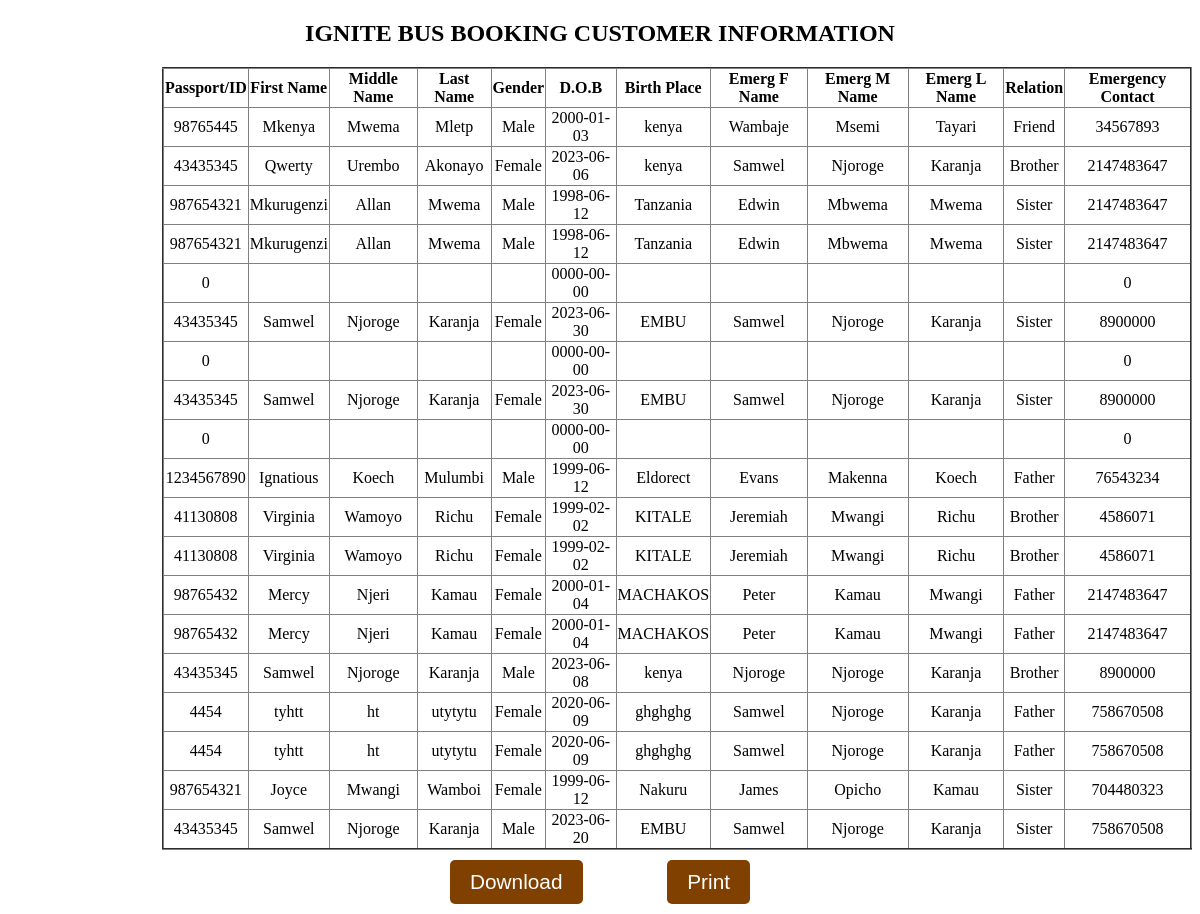
/customerinfo.php, run on the app's committed database.
### tables this page shows
CREATE TABLE `customerdetails` (
  `ID` int(11) NOT NULL,
  `passport` int(60) NOT NULL,
  `First_Name` varchar(50) NOT NULL,
  `Middle_Name` varchar(50) NOT NULL,
  `Last_Name` varchar(50) NOT NULL,
  `gender` varchar(50) NOT NULL,
  `Contact` int(50) NOT NULL,
  `DOB` date NOT NULL,
  `place` varchar(60) NOT NULL,
  `FirstName` varchar(50) NOT NULL,
  `MiddleName` varchar(50) NOT NULL,
  `LastName` varchar(50) NOT NULL,
  `relation` varchar(50) NOT NULL,
  `Emergency` int(50) NOT NULL
);

### customerinfo.php (the view, shortened to what this page needs)
<!DOCTYPE html>
<html>
<head>
    <link rel="stylesheet" href="tails.css">
</head>
<body>
    <h2>IGNITE BUS BOOKING CUSTOMER INFORMATION</h2>
    <table border="2">
        <th>Passport/ID</th>
        <th>First Name</th>
        <th>Middle Name</th>
        <th>Last Name</th>
        <th>Gender</th>
        <th>D.O.B</th>
        <th>Birth Place</th>
        <th>Emerg F Name</th>
        <th>Emerg M Name</th>
        <th>Emerg L Name</th>
        <th>Relation</th>
        <th>Emergency Contact</th>
        <?php
        include("PHP/customerfetch.php");
        $customer_details = mysqli_query($conn, "select * from customerdetails ORDER BY ID DESC");
        while ($customerdetails = mysqli_fetch_array($customer_details)) {
            ?>
        <tr>
            <td>
                <?php echo $customerdetails['passport'] ?>
            </td>
            <td>
                <?php echo $customerdetails['First_Name'] ?>
            </td>
            <td>
                <?php echo $customerdetails['Middle_Name'] ?>
            </td>
            <td>
                <?php echo $customerdetails['Last_Name'] ?>
            </td>
            <td>
                <?php echo $customerdetails['gender'] ?>
            </td>
            <td>
                <?php echo $customerdetails['DOB'] ?>
            </td>
            <td>
                <?php echo $customerdetails['place'] ?>
            </td>
            <td>
                <?php echo $customerdetails['FirstName'] ?>
            </td>
            <td>
                <?php echo $customerdetails['MiddleName'] ?>
            </td>
            <td>
                <?php echo $customerdetails['LastName'] ?>
            </td>
            <td>
                <?php echo $customerdetails['relation'] ?>
            </td>
            <td>
                <?php echo $customerdetails['Emergency'] ?>
            </td>
        </tr>
        <?php } ?>
    </table>
    <div class="download">
        <button id="download">Download</button>
        <button id="downloadButton">Print</button>
    </div>
</body>
</html>

### tails.css (style rules this page uses)
.download { max-width: 300px; margin: 10px auto; display: flex; justify-content: space-between; flex-wrap: wrap; }
button { padding: 10px 20px; background-color: #804000; border: none; outline: none; border-radius: 5px; cursor: pointer; font-size: 1.3rem; color: #ffff; }

### customerinfo.php (style rules this page uses)
table { border-collapse: collapse; margin-left: 13%; text-align: center; }
h2 { text-align: center; }

### data on the page
customerdetails: passport "98765445", First_Name "Mkenya", Middle_Name "Mwema", Last_Name "Mletp", gender "Male", DOB "2000-01-03", place "kenya", FirstName "Wambaje", MiddleName "Msemi", LastName "Tayari", relation "Friend", Emergency "34567893"
customerdetails: passport "43435345", First_Name "Qwerty", Middle_Name "Urembo", Last_Name "Akonayo", gender "Female", DOB "2023-06-06", place "kenya", FirstName "Samwel", MiddleName "Njoroge", LastName "Karanja", relation "Brother", Emergency "2147483647"
customerdetails: passport "987654321", First_Name "Mkurugenzi", Middle_Name "Allan", Last_Name "Mwema", gender "Male", DOB "1998-06-12", place "Tanzania", FirstName "Edwin", MiddleName "Mbwema", LastName "Mwema", relation "Sister", Emergency "2147483647"
customerdetails: passport "987654321", First_Name "Mkurugenzi", Middle_Name "Allan", Last_Name "Mwema", gender "Male", DOB "1998-06-12", place "Tanzania", FirstName "Edwin", MiddleName "Mbwema", LastName "Mwema", relation "Sister", Emergency "2147483647"
customerdetails: passport "0", DOB "0000-00-00", Emergency "0"
customerdetails: passport "43435345", First_Name "Samwel", Middle_Name "Njoroge", Last_Name "Karanja", gender "Female", DOB "2023-06-30", place "EMBU", FirstName "Samwel", MiddleName "Njoroge", LastName "Karanja", relation "Sister", Emergency "8900000"
customerdetails: passport "0", DOB "0000-00-00", Emergency "0"
customerdetails: passport "43435345", First_Name "Samwel", Middle_Name "Njoroge", Last_Name "Karanja", gender "Female", DOB "2023-06-30", place "EMBU", FirstName "Samwel", MiddleName "Njoroge", LastName "Karanja", relation "Sister", Emergency "8900000"
customerdetails: passport "0", DOB "0000-00-00", Emergency "0"
customerdetails: passport "1234567890", First_Name "Ignatious", Middle_Name "Koech", Last_Name "Mulumbi", gender "Male", DOB "1999-06-12", place "Eldorect", FirstName "Evans", MiddleName "Makenna", LastName "Koech", relation "Father", Emergency "76543234"
customerdetails: passport "41130808", First_Name "Virginia", Middle_Name "Wamoyo", Last_Name "Richu", gender "Female", DOB "1999-02-02", place "KITALE", FirstName "Jeremiah", MiddleName "Mwangi", LastName "Richu", relation "Brother", Emergency "4586071"
customerdetails: passport "41130808", First_Name "Virginia", Middle_Name "Wamoyo", Last_Name "Richu", gender "Female", DOB "1999-02-02", place "KITALE", FirstName "Jeremiah", MiddleName "Mwangi", LastName "Richu", relation "Brother", Emergency "4586071"
customerdetails: passport "98765432", First_Name "Mercy", Middle_Name "Njeri", Last_Name "Kamau", gender "Female", DOB "2000-01-04", place "MACHAKOS", FirstName "Peter", MiddleName "Kamau", LastName "Mwangi", relation "Father", Emergency "2147483647"
customerdetails: passport "98765432", First_Name "Mercy", Middle_Name "Njeri", Last_Name "Kamau", gender "Female", DOB "2000-01-04", place "MACHAKOS", FirstName "Peter", MiddleName "Kamau", LastName "Mwangi", relation "Father", Emergency "2147483647"
customerdetails: passport "43435345", First_Name "Samwel", Middle_Name "Njoroge", Last_Name "Karanja", gender "Male", DOB "2023-06-08", place "kenya", FirstName "Njoroge", MiddleName "Njoroge", LastName "Karanja", relation "Brother", Emergency "8900000"
customerdetails: passport "4454", First_Name "tyhtt", Middle_Name "ht", Last_Name "utytytu", gender "Female", DOB "2020-06-09", place "ghghghg", FirstName "Samwel", MiddleName "Njoroge", LastName "Karanja", relation "Father", Emergency "758670508"
customerdetails: passport "4454", First_Name "tyhtt", Middle_Name "ht", Last_Name "utytytu", gender "Female", DOB "2020-06-09", place "ghghghg", FirstName "Samwel", MiddleName "Njoroge", LastName "Karanja", relation "Father", Emergency "758670508"
customerdetails: passport "987654321", First_Name "Joyce", Middle_Name "Mwangi", Last_Name "Wamboi", gender "Female", DOB "1999-06-12", place "Nakuru", FirstName "James", MiddleName "Opicho", LastName "Kamau", relation "Sister", Emergency "704480323"
customerdetails: passport "43435345", First_Name "Samwel", Middle_Name "Njoroge", Last_Name "Karanja", gender "Male", DOB "2023-06-20", place "EMBU", FirstName "Samwel", MiddleName "Njoroge", LastName "Karanja", relation "Sister", Emergency "758670508"
